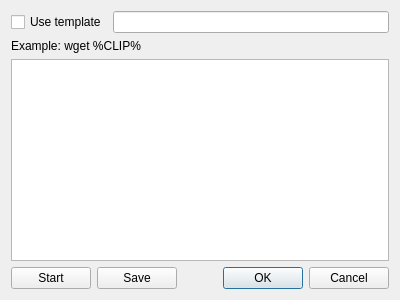
<?xml version="1.0" encoding="UTF-8"?>
<ui version="4.0">
 <class>Dialog</class>
 <widget class="QDialog" name="Dialog">
  <property name="geometry">
   <rect>
    <x>0</x>
    <y>0</y>
    <width>400</width>
    <height>300</height>
   </rect>
  </property>
  <property name="windowTitle">
   <string>Dialog</string>
  </property>
  <layout class="QGridLayout" name="gridLayout">
   <item row="2" column="0">
    <widget class="QPlainTextEdit" name="clips">
     <property name="lineWrapMode">
      <enum>QPlainTextEdit::NoWrap</enum>
     </property>
    </widget>
   </item>
   <item row="3" column="0">
    <layout class="QHBoxLayout" name="bottomLayout">
     <item>
      <widget class="QPushButton" name="controlButton">
       <property name="text">
        <string>Start</string>
       </property>
      </widget>
     </item>
     <item>
      <widget class="QPushButton" name="saveButton">
       <property name="text">
        <string>Save</string>
       </property>
      </widget>
     </item>
     <item>
      <spacer name="spacer">
       <property name="orientation">
        <enum>Qt::Horizontal</enum>
       </property>
       <property name="sizeHint" stdset="0">
        <size>
         <width>118</width>
         <height>17</height>
        </size>
       </property>
      </spacer>
     </item>
     <item>
      <widget class="QDialogButtonBox" name="buttonBox">
       <property name="standardButtons">
        <set>QDialogButtonBox::Cancel|QDialogButtonBox::Ok</set>
       </property>
      </widget>
     </item>
    </layout>
   </item>
   <item row="0" column="0">
    <layout class="QHBoxLayout" name="topLayout">
     <item>
      <widget class="QCheckBox" name="checkBox">
       <property name="text">
        <string>Use template</string>
       </property>
      </widget>
     </item>
     <item>
      <widget class="QLineEdit" name="lineEdit"/>
     </item>
    </layout>
   </item>
   <item row="1" column="0">
    <widget class="QLabel" name="label">
     <property name="text">
      <string>Example: wget %CLIP%</string>
     </property>
    </widget>
   </item>
  </layout>
 </widget>
 <layoutdefault spacing="6" margin="11"/>
 <resources/>
 <connections/>
</ui>
